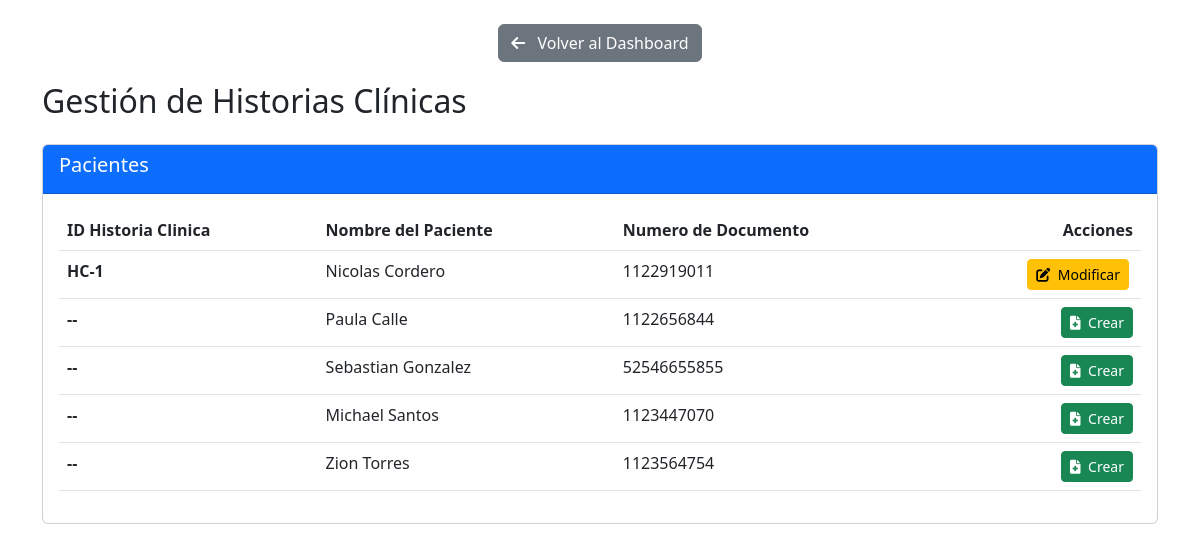
Page /gestion_historia_clinica/ (signed in) on the earlier database version.
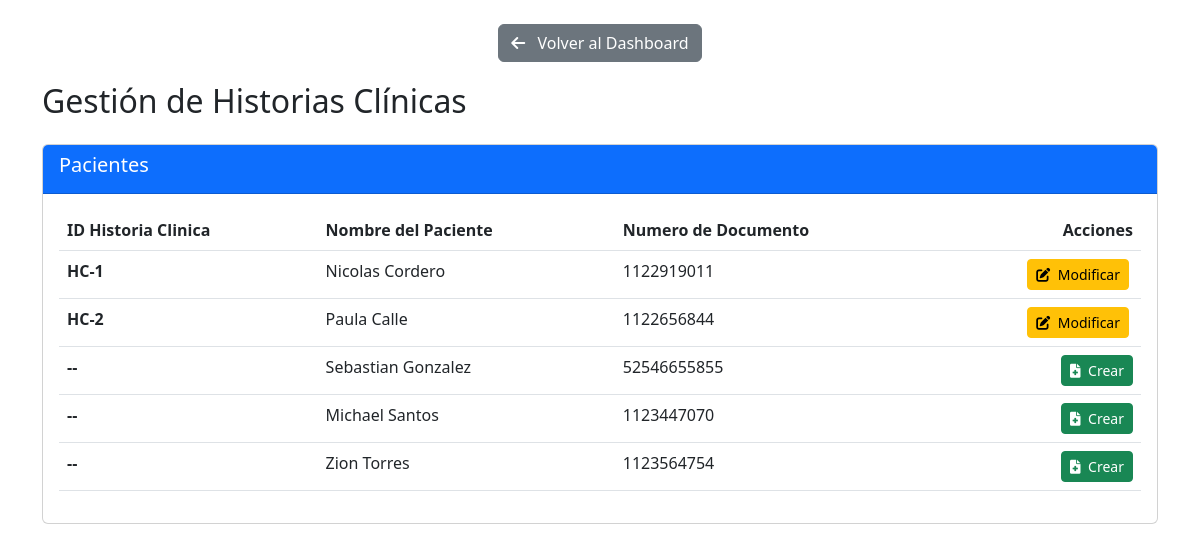
Same page on the later database version.
### login_app/models.py (models this page shows, shortened)
class CustomUser(AbstractUser):
    ROLE_CHOICES = [
        ('admin', 'Administrador'),
        ('auxiliar', 'Auxiliar Administrativo'),
        ('dentista', 'Dentista'),
        ('paciente', 'Paciente'),
    ]
    nombre_completo = models.CharField(max_length=255, default="Sin nombre")
    numero_documento = models.CharField(max_length=20, unique=True, default="Sin documento")  # Valor predeterminado añadido
    role = models.CharField(max_length=20, choices=ROLE_CHOICES, default='paciente')

class HistoriaClinica(models.Model):
    id = models.AutoField(primary_key=True)
    paciente = models.ForeignKey(CustomUser, on_delete=models.CASCADE)
    fecha_inicio = models.DateField(auto_now_add=True)
    tratamiento = models.TextField()
    duracion_tratamiento = models.CharField(max_length=100)
    creado_en = models.DateTimeField(auto_now_add=True)

### login_app/views.py (the view)
# urls.py: path('gestion_historia_clinica/', views.gestion_historia_clinica, name='gestion_historia_clinica'),
@login_required
def gestion_historia_clinica(request):
    User = get_user_model()
    pacientes = User.objects.filter(role='paciente').order_by('last_name', 'first_name')
    historias = HistoriaClinica.objects.select_related('paciente').all()
    return render(request, 'funcionalidades/gestion_historia_clinica.html', {
        'pacientes': pacientes,
        'historias': historias
    })

### login_app/templates/funcionalidades/gestion_historia_clinica.html (shortened to what this page needs)
<!DOCTYPE html>
<html lang="es">
<head>
    <link href="https://cdn.jsdelivr.net/npm/bootstrap@5.3.0/dist/css/bootstrap.min.css" rel="stylesheet">
    <link href="https://cdnjs.cloudflare.com/ajax/libs/font-awesome/6.0.0/css/all.min.css" rel="stylesheet">
</head>
<body>
    <div class="container mt-4">
        <div class="btn-container text-center mt-4">
            {% if request.user.role == "admin" %}
                <a href="{% url 'admin_dashboard' %}" class="btn btn-secondary">
                    <i class="fas fa-arrow-left me-2"></i> Volver al Dashboard
                </a>
            {% elif request.user.role == "auxiliar" %}
                <a href="{% url 'auxiliar_dashboard' %}" class="btn btn-secondary">
                    <i class="fas fa-arrow-left me-2"></i> Volver al Dashboard
                </a>
            {% elif request.user.role == "dentista" %}
                <a href="{% url 'dentista_dashboard' %}" class="btn btn-secondary">
                    <i class="fas fa-arrow-left me-2"></i> Volver al Dashboard
                </a>
            {% elif request.user.role == "paciente" %}
                <a href="{% url 'paciente_dashboard' %}" class="btn btn-secondary">
                    <i class="fas fa-arrow-left me-2"></i> Volver al Dashboard
                </a>
            {% endif %}
        </div>
        <h2 class="mb-4">Gestión de Historias Clínicas</h2>
        <div class="card mb-4">
            <div class="card-header bg-primary text-white">
                <h5>Pacientes</h5>
            </div>
            <div class="card-body">
                {% if pacientes %}
                <div class="table-responsive">
                    <table class="table table-hover">
                        <thead>
                            <tr>
                                <th>ID Historia Clinica</th>
                                <th>Nombre del Paciente</th>
                                <th>Numero de Documento</th>
                                <th class="text-end">Acciones</th>
                            </tr>
                        </thead>
                        <tbody>
                            {% for paciente in pacientes %}
                            <tr>
                                <td class="hc-number">
                                    {% if paciente.historiaclinica_set.exists %}
                                        HC-{{ paciente.historiaclinica_set.first.id }}
                                    {% else %}
                                        --
                                    {% endif %}
                                </td>
                                <td>{{ paciente.nombre_completo }}</td>
                                <td>{{ paciente.numero_documento }}</td>
                                <td class="table-actions text-end">
                                    {% if paciente.historiaclinica_set.exists %}
                                        <a href="{% url 'modificar_historia_clinica' paciente.historiaclinica_set.first.id %}" class="btn btn-sm btn-warning me-1">
                                        <i class="fas fa-edit me-1"></i> Modificar
                                        </a>
                                    {% else %}
                                        <a href="{% url 'crear_historia_clinica' paciente.id %}" class="btn btn-sm btn-success">
                                        <i class="fas fa-file-medical me-1"></i> Crear
                                        </a>
                                    {% endif %}
                                </td>
                            </tr>
                            {% endfor %}
                        </tbody>
                    </table>
                </div>
                {% else %}
                <div class="alert alert-warning">
                    No se encontraron pacientes registrados.
                </div>
                {% endif %}
            </div>
        </div>
    </div>
</body>
</html>

Differences in the rows shown:
changed CustomUser "Paula Calle": historiaclinica_set.first.id (not shown) → "2"; text "-- Crear" → "HC- Modificar"
